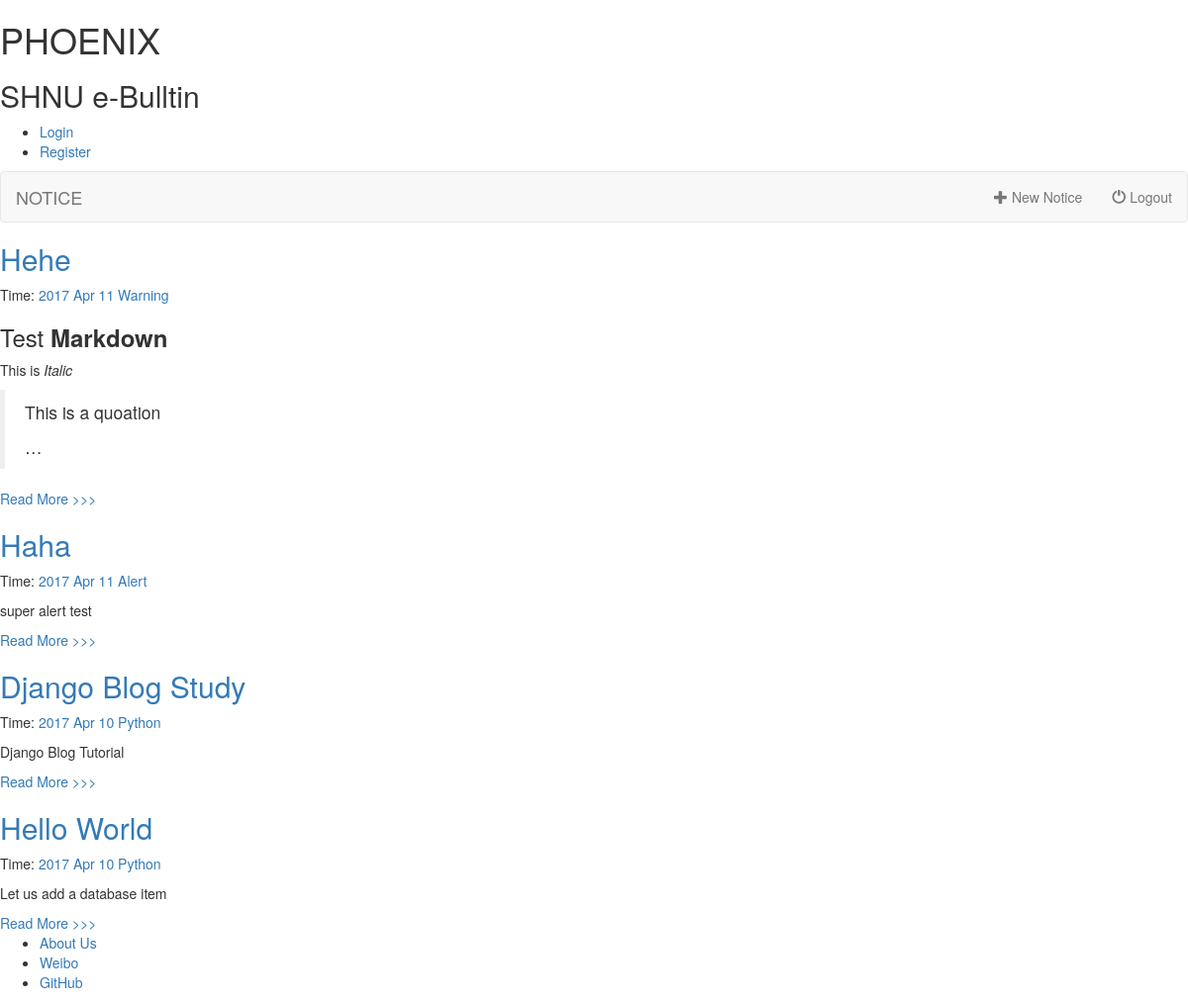
Page /article/ on the earlier database version.
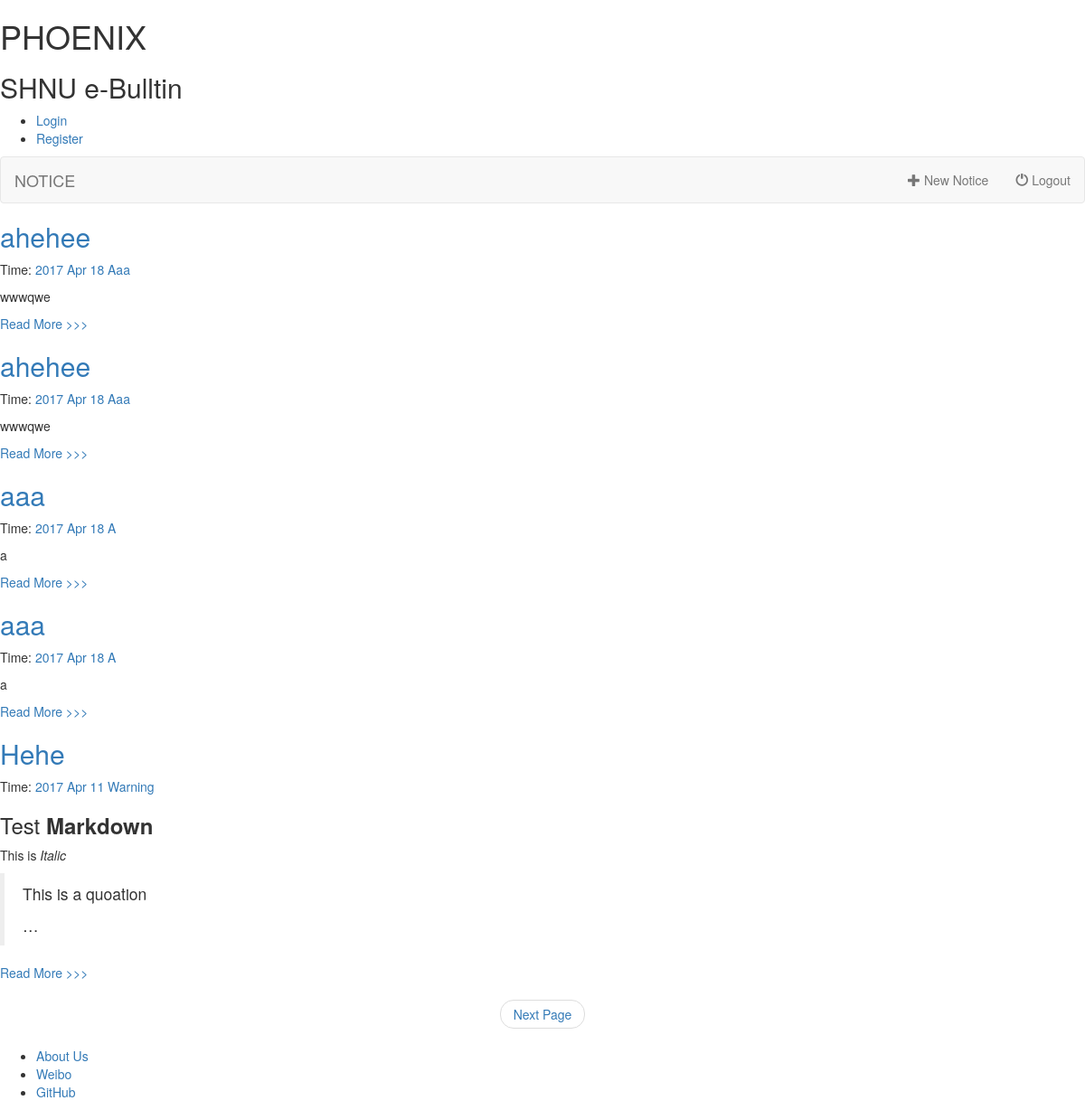
Same page on the later database version.
### article/models.py (models this page shows, shortened)
class Article(models.Model):
    title = models.CharField(max_length = 100)
    category = models.CharField(max_length = 50, blank = True)
    date_time = models.DateTimeField(auto_now_add = True)
    author = models.CharField(max_length=50, default='NULL')
    content = models.TextField(blank = True, null = True)
    class Meta:
        ordering = ['-date_time']

### article/views.py (the view)
def home(request):
    posts = Article.objects.all()
    paginator = Paginator(posts, 5)
    page = request.GET.get('page')
    try:
        post_list = paginator.page(page)
    except PageNotAnInteger:
        post_list = paginator.page(1)
    except EmptyPage:
        post_list = paginator.paginator(paginator.num_pages)
    return render(request, 'home.html', {'post_list' : post_list})

### article/templatetags/custom_markdown.py (called while the page is built)
@register.filter(is_safe=True)
@stringfilter
def custom_markdown(value):
    return mark_safe(markdown.markdown(value,
        extensions = ['markdown.extensions.fenced_code', 'markdown.extensions.codehilite'],
                                       safe_mode=True,
                                       enable_attributes=False))

### templates/home.html (shortened to what this page needs)
{% extends "base.html" %}
{% load custom_markdown %}
{% block content %}
<div class="posts">
    {% for post in post_list %}
        <section class="post">
            <header class="post-header">
                <h2 class="post-title"><a href="{% url 'article:detail' id=post.id %}">{{ post.title }}</a></h2>
                    <p class="post-meta">
                        Time:  <a class="post-author" href="#">{{ post.date_time |date:"Y M d"}}</a> <a class="post-category post-category-js" href="{% url 'article:search_tag' tag=post.category %}">{{ post.category|title }}</a>
                    </p>
            </header>
                <div class="post-description">
                    <p>
                        {{ post.content|custom_markdown|truncatewords:10 }}
                    </p>
                </div>
                <a class="pure-button" href="{% url 'article:detail' id=post.id %}">Read More >>> </a>
        </section>
    {% endfor %}
    {% if post_list.object_list and post_list.paginator.num_pages > 1 %}
      <div>
      <ul class="pager">
      {% if post_list.has_next %}
        <li><a href="?page={{ post_list.next_page_number }}">Next Page</a></li>
      {% endif %}
      </ul>
      </div>
    {% endif %}
</div>
{% endblock %}

Differences in the rows shown:
no longer on this page (row unchanged): Article: title "Haha", date_time "2017 Apr 11", category "Alert", content|custom_markdown "super alert test"
no longer on this page (row unchanged): Article: title "Django Blog Study", date_time "2017 Apr 10", category "Python", content|custom_markdown "Django Blog Tutorial"
no longer on this page (row unchanged): Article: title "Hello World", date_time "2017 Apr 10", category "Python", content|custom_markdown "Let us add a database item"
added Article: title "ahehee", date_time "2017 Apr 18", category "Aaa", content|custom_markdown "wwwqwe"
added Article: title "ahehee", date_time "2017 Apr 18", category "Aaa", content|custom_markdown "wwwqwe"
added Article: title "aaa", date_time "2017 Apr 18", category "A", content|custom_markdown "a"
added Article: title "aaa", date_time "2017 Apr 18", category "A", content|custom_markdown "a"
Other differences:
text now shown: "Next Page"
